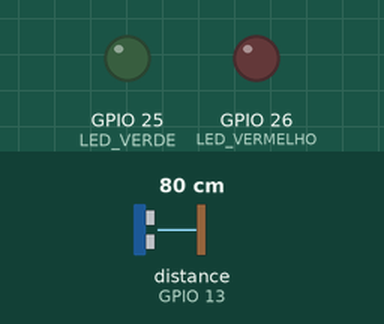
Bench run of a sketch on a simulated ESP32. Parts: output pins drawn as LEDs (lit = HIGH). Wiring (inferred from the names in the program): ultrasonic range finder: trigger GPIO 4; echo GPIO 13. The inputs (shaded band) are chosen by the test bench; at power-on: distance to the obstacle (sensor on GPIO 13) 80 cm. The echo pulse lasts 58.3 µs per cm; pins used as bus, display or sensor lines are not drawn; what the sketch prints to the serial monitor is not drawn.

Above: at 1.7 s.
1.8 s: distance to the obstacle (sensor on GPIO 13) set to 198 cm
4.7 s: distance to the obstacle (sensor on GPIO 13) set to 206 cm
At 7.2 s:
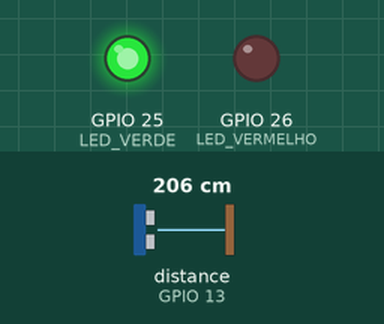
7.6 s: distance to the obstacle (sensor on GPIO 13) set to 120 cm
At 8.6 s:
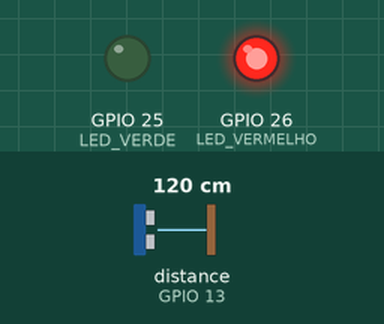
10.5 s: distance to the obstacle (sensor on GPIO 13) set to 250 cm
At 13.2 s:
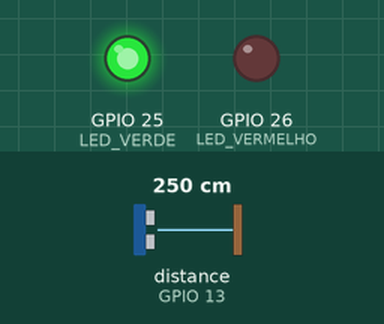
Timing chart, 0 to 14.5 s (numbered marks = the images above; inputs shaded):
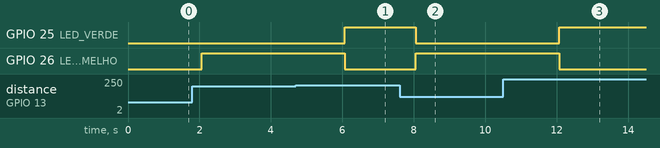

The sketch:

estacionamento.ino
```cpp
/**
 * Sistema de Monitoramento de Vagas de Estacionamento
 *
 * Hardware: ESP32 + 1x HC-SR04
 * - Teto: 4 metros (400 cm)
 * - Carro detectado: distância < 200 cm
 * - Vaga livre: distância >= 200 cm
 *
 * Envia JSON via HTTP POST a cada 2 segundos:
 * {"vagas": [true, false, true, true, false, true, false]}
 * true  = vaga DISPONÍVEL
 * false = vaga OCUPADA
 */

#include <WiFi.h>
#include <HTTPClient.h>

// ─── Configurações de Rede ──────────────────────────────────────────────────
const char* SSID       = "SEU_WIFI_SSID";
const char* PASSWORD   = "SUA_SENHA_WIFI";
const char* SERVER_URL = "http://SEU_SERVIDOR/api/vagas";

// ─── Modo Teste (sem WiFi / sem HTTP) ──────────────────────────────────────
// true  → usa apenas os LEDs, sem conectar ao WiFi nem enviar dados
// false → comportamento normal (WiFi + HTTP)
const bool MODO_TESTE = true;

// ─── Configurações do Sistema ───────────────────────────────────────────────
const int           NUM_VAGAS        = 1;
const long          DISTANCIA_CARRO  = 200;  // cm — abaixo disto há carro
const long          DISTANCIA_TETO   = 400;  // cm — leitura máxima válida
const unsigned long INTERVALO_MS     = 2000; // ms entre cada ciclo de leitura

// ─── Pinagem dos Sensores HC-SR04 ───────────────────────────────────────────
// Vaga:              1
const int TRIG[NUM_VAGAS] = { 4};
const int ECHO[NUM_VAGAS] = {13};

// ─── Pinagem dos LEDs de Status ─────────────────────────────────────────────
const int LED_VERDE    = 25;  // vaga DISPONÍVEL
const int LED_VERMELHO = 26;  // vaga OCUPADA

unsigned long ultimaLeitura = 0;

// ─── Setup ──────────────────────────────────────────────────────────────────
void setup() {
  Serial.begin(115200);
  delay(500); // aguarda serial estabilizar

  Serial.println("\n======================================");
  Serial.println("[BOOT] ESP32 iniciado!");
  Serial.printf( "[BOOT] Chip: %s | Rev: %d\n", ESP.getChipModel(), ESP.getChipRevision());
  Serial.printf( "[BOOT] CPU: %d MHz | Flash: %d KB\n", ESP.getCpuFreqMHz(), ESP.getFlashChipSize() / 1024);
  Serial.printf( "[BOOT] Free heap: %d bytes\n", ESP.getFreeHeap());
  Serial.println("======================================");

  Serial.println("[INIT] Configurando pinos dos sensores...");
  for (int i = 0; i < NUM_VAGAS; i++) {
    pinMode(TRIG[i], OUTPUT);
    pinMode(ECHO[i], INPUT);
    digitalWrite(TRIG[i], LOW);
    Serial.printf("[INIT] Sensor %d: TRIG=%d | ECHO=%d\n", i + 1, TRIG[i], ECHO[i]);
  }

  Serial.println("[INIT] Configurando pinos dos LEDs...");
  pinMode(LED_VERDE,    OUTPUT);
  pinMode(LED_VERMELHO, OUTPUT);
  digitalWrite(LED_VERDE,    LOW);
  digitalWrite(LED_VERMELHO, LOW);
  Serial.printf("[INIT] LED Verde=%d | LED Vermelho=%d\n", LED_VERDE, LED_VERMELHO);

  if (MODO_TESTE) {
    Serial.println("[MODO] MODO_TESTE ativo — WiFi e HTTP desabilitados.");
    Serial.println("[MODO] Sistema pronto para leitura local.");
    Serial.println("======================================\n");
    return;
  }

  Serial.printf("[WiFi] Conectando a: %s\n", SSID);
  WiFi.begin(SSID, PASSWORD);

  int tentativas = 0;
  while (WiFi.status() != WL_CONNECTED) {
    delay(500);
    Serial.print(".");
    tentativas++;
    if (tentativas % 20 == 0) {
      Serial.printf("\n[WiFi] Ainda tentando... (%d s)\n", tentativas / 2);
    }
  }

  Serial.println("\n[WiFi] Conectado com sucesso!");
  Serial.println("[WiFi] IP: " + WiFi.localIP().toString());
  Serial.printf( "[WiFi] RSSI: %d dBm\n", WiFi.RSSI());
  Serial.printf( "[HTTP] Servidor alvo: %s\n", SERVER_URL);
  Serial.println("[INIT] Sistema pronto!");
  Serial.println("======================================\n");
}

// ─── Mede distância em cm via HC-SR04 ───────────────────────────────────────
long medirDistancia(int trigPin, int echoPin) {
  digitalWrite(trigPin, LOW);
  delayMicroseconds(2);
  digitalWrite(trigPin, HIGH);
  delayMicroseconds(10);
  digitalWrite(trigPin, LOW);

  // Timeout de 25 ms ≈ leitura máxima de ~4,25 m
  long duracao = pulseIn(echoPin, HIGH, 25000);

  if (duracao == 0) {
    return DISTANCIA_TETO; // timeout → sem obstáculo (vaga livre)
  }

  return (long)(duracao * 0.01715); // duracao(µs) * (0.0343 cm/µs / 2)
}

// ─── Determina se a vaga está disponível ────────────────────────────────────
bool vagaDisponivel(long distancia) {
  return distancia >= DISTANCIA_CARRO && distancia <= DISTANCIA_TETO;
}

// ─── Monta e envia JSON ao servidor ─────────────────────────────────────────
void enviarDados(bool vagas[]) {
  if (WiFi.status() != WL_CONNECTED) {
    Serial.println("[WiFi] Desconectado. Tentando reconectar...");
    WiFi.reconnect();
    return;
  }

  // Monta payload: {"vagas":[true,false,...]}
  String json = "{\"vagas\":[";
  for (int i = 0; i < NUM_VAGAS; i++) {
    json += vagas[i] ? "true" : "false";
    if (i < NUM_VAGAS - 1) {
      json += ",";
    }
  }
  json += "]}";

  HTTPClient http;
  http.begin(SERVER_URL);
  http.addHeader("Content-Type", "application/json");

  int httpCode = http.POST(json);

  if (httpCode > 0) {
    Serial.printf("[HTTP] Enviado com sucesso. Código: %d\n", httpCode);
    Serial.println("[HTTP] Payload: " + json);
  } else {
    Serial.printf("[HTTP] Falha no envio. Erro: %s\n", http.errorToString(httpCode).c_str());
  }

  http.end();
}

// ─── Loop Principal ─────────────────────────────────────────────────────────
void loop() {
  unsigned long agora = millis();

  if (agora - ultimaLeitura < INTERVALO_MS) {
    return;
  }

  ultimaLeitura = agora;

  bool statusVagas[NUM_VAGAS];

  Serial.println("\n========== Leitura das Vagas ==========");

  for (int i = 0; i < NUM_VAGAS; i++) {
    long distancia = medirDistancia(TRIG[i], ECHO[i]);
    statusVagas[i] = vagaDisponivel(distancia);

    Serial.printf(
      "Vaga %d | %4ld cm | %s\n",
      i + 1,
      distancia,
      statusVagas[i] ? "DISPONIVEL" : "OCUPADA  "
    );

    delay(50); // aguarda entre sensores para evitar interferência de eco
  }

  // Atualiza LEDs com o status da vaga 1
  digitalWrite(LED_VERDE,    statusVagas[0] ? HIGH : LOW);
  digitalWrite(LED_VERMELHO, statusVagas[0] ? LOW  : HIGH);

  Serial.printf("[LED] Verde=%s | Vermelho=%s\n",
    statusVagas[0] ? "ACESO" : "apagado",
    statusVagas[0] ? "apagado" : "ACESO"
  );

  if (!MODO_TESTE) {
    enviarDados(statusVagas);
  }
}
```

Measured:
- the behaviour switches between 200 and 201 cm on distance to the obstacle (sensor on GPIO 13) (found by bisection; images 0 and 1)
- after the input at 4.7 s, GPIO 25 (LED_VERDE): LOW → HIGH after 1.4 s; GPIO 26 (LED_VERMELHO): HIGH → LOW after 1.4 s
- after the input at 7.6 s, GPIO 25 (LED_VERDE): HIGH → LOW after 0.46 s; GPIO 26 (LED_VERMELHO): LOW → HIGH after 0.46 s
- after the input at 10.5 s, GPIO 25 (LED_VERDE): LOW → HIGH after 1.6 s; GPIO 26 (LED_VERMELHO): HIGH → LOW after 1.6 s
